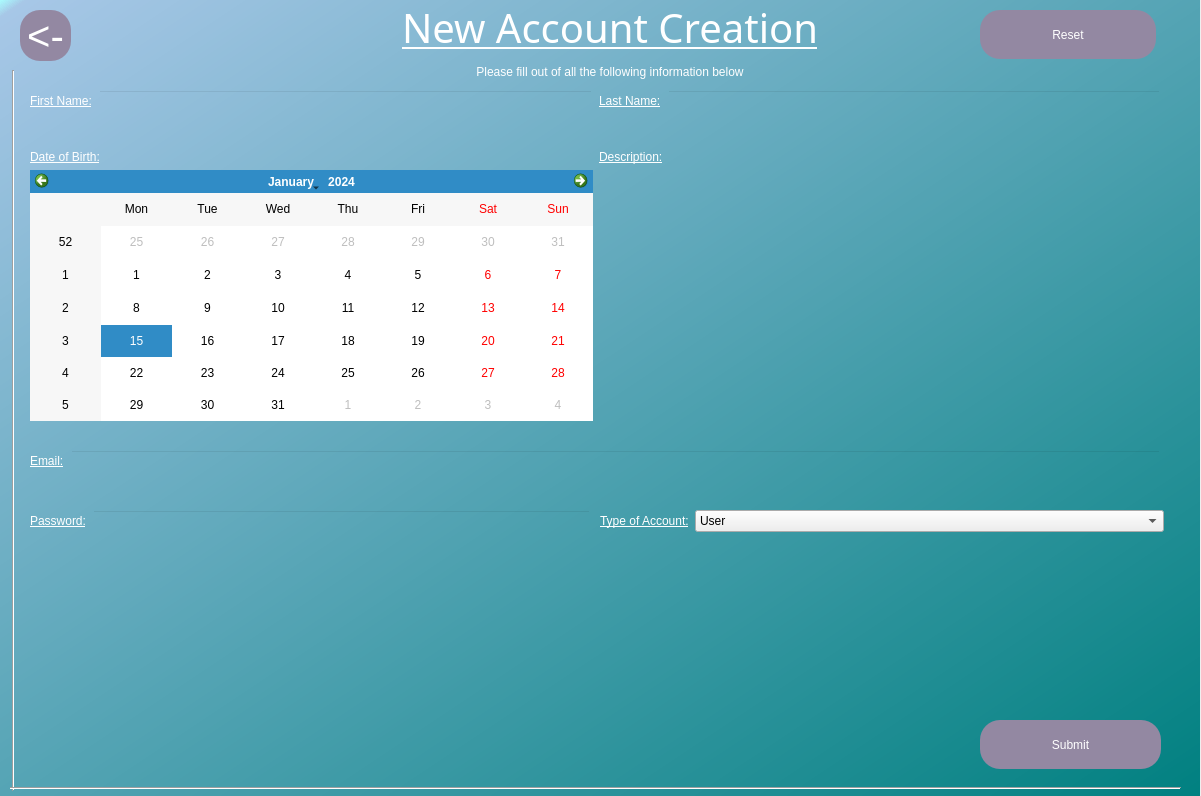
<?xml version="1.0" encoding="UTF-8"?>
<ui version="4.0">
 <class>Dialog</class>
 <widget class="QDialog" name="Dialog">
  <property name="geometry">
   <rect>
    <x>0</x>
    <y>0</y>
    <width>1201</width>
    <height>796</height>
   </rect>
  </property>
  <property name="windowTitle">
   <string>Dialog</string>
  </property>
  <widget class="QWidget" name="widget" native="true">
   <property name="geometry">
    <rect>
     <x>0</x>
     <y>0</y>
     <width>1200</width>
     <height>800</height>
    </rect>
   </property>
   <property name="styleSheet">
    <string notr="true">QWidget#widget{
background-color:qlineargradient(spread:pad, x1:0, y1:0, x2:1, y2:1, stop:0 rgba(170, 255, 255, 255), stop:0.0113636 rgba(167, 199, 231, 255), stop:1 rgba(0, 128, 128, 255))}</string>
   </property>
   <widget class="Line" name="line">
    <property name="geometry">
     <rect>
      <x>3</x>
      <y>70</y>
      <width>20</width>
      <height>721</height>
     </rect>
    </property>
    <property name="orientation">
     <enum>Qt::Vertical</enum>
    </property>
   </widget>
   <widget class="Line" name="line_2">
    <property name="geometry">
     <rect>
      <x>10</x>
      <y>780</y>
      <width>1171</width>
      <height>16</height>
     </rect>
    </property>
    <property name="orientation">
     <enum>Qt::Horizontal</enum>
    </property>
   </widget>
   <widget class="QLabel" name="SucessSubmitted">
    <property name="geometry">
     <rect>
      <x>40</x>
      <y>730</y>
      <width>931</width>
      <height>41</height>
     </rect>
    </property>
    <property name="font">
     <font>
      <family>Corbel</family>
      <pointsize>20</pointsize>
      <weight>50</weight>
      <italic>false</italic>
      <bold>false</bold>
     </font>
    </property>
    <property name="layoutDirection">
     <enum>Qt::RightToLeft</enum>
    </property>
    <property name="styleSheet">
     <string notr="true">font: 20pt &quot;Corbel&quot;;
color: black;</string>
    </property>
    <property name="text">
     <string/>
    </property>
    <property name="alignment">
     <set>Qt::AlignRight|Qt::AlignTrailing|Qt::AlignVCenter</set>
    </property>
   </widget>
   <widget class="QWidget" name="gridLayoutWidget">
    <property name="geometry">
     <rect>
      <x>30</x>
      <y>90</y>
      <width>1131</width>
      <height>51</height>
     </rect>
    </property>
    <layout class="QGridLayout" name="gridLayout">
     <item row="0" column="1">
      <layout class="QVBoxLayout" name="verticalLayout">
       <item>
        <layout class="QFormLayout" name="formLayout">
         <item row="0" column="0">
          <widget class="QLabel" name="label">
           <property name="styleSheet">
            <string notr="true">font: 20pt &quot;Corbel&quot;;
text-decoration: underline;
color: rgb(255,255,255);</string>
           </property>
           <property name="text">
            <string>First Name:</string>
           </property>
          </widget>
         </item>
         <item row="0" column="1">
          <widget class="QLineEdit" name="FirstName">
           <property name="styleSheet">
            <string notr="true">background-color: rgba(0,0,0,0);
font: 20pt &quot;Corbel&quot;;</string>
           </property>
          </widget>
         </item>
        </layout>
       </item>
      </layout>
     </item>
     <item row="0" column="2">
      <layout class="QVBoxLayout" name="verticalLayout_2">
       <item>
        <layout class="QFormLayout" name="formLayout_2">
         <item row="0" column="0">
          <widget class="QLabel" name="label_2">
           <property name="styleSheet">
            <string notr="true">font: 20pt &quot;Corbel&quot;;
text-decoration: underline;
color: rgb(255,255,255);</string>
           </property>
           <property name="text">
            <string>Last Name:</string>
           </property>
          </widget>
         </item>
         <item row="0" column="1">
          <widget class="QLineEdit" name="LastName">
           <property name="styleSheet">
            <string notr="true">background-color: rgba(0,0,0,0);
font: 20pt &quot;Corbel&quot;;</string>
           </property>
          </widget>
         </item>
        </layout>
       </item>
      </layout>
     </item>
    </layout>
   </widget>
   <widget class="QWidget" name="gridLayoutWidget_2">
    <property name="geometry">
     <rect>
      <x>30</x>
      <y>150</y>
      <width>1131</width>
      <height>271</height>
     </rect>
    </property>
    <layout class="QGridLayout" name="gridLayout_2">
     <item row="0" column="1">
      <layout class="QVBoxLayout" name="verticalLayout_3">
       <item>
        <widget class="QLabel" name="label_5">
         <property name="styleSheet">
          <string notr="true">font: 20pt &quot;Corbel&quot;;
text-decoration: underline;
color: rgb(255,255,255);</string>
         </property>
         <property name="text">
          <string>Description:</string>
         </property>
        </widget>
       </item>
       <item>
        <widget class="QPlainTextEdit" name="Description">
         <property name="styleSheet">
          <string notr="true">background-color: rgba(0,0,0,0);
font: 20pt &quot;Corbel&quot;;
</string>
         </property>
        </widget>
       </item>
      </layout>
     </item>
     <item row="0" column="0">
      <layout class="QVBoxLayout" name="verticalLayout_4">
       <item>
        <widget class="QLabel" name="label_7">
         <property name="styleSheet">
          <string notr="true">font: 20pt &quot;Corbel&quot;;
text-decoration: underline;
color: rgb(255,255,255);</string>
         </property>
         <property name="text">
          <string>Date of Birth:</string>
         </property>
        </widget>
       </item>
       <item>
        <widget class="QCalendarWidget" name="DOB"/>
       </item>
      </layout>
     </item>
    </layout>
   </widget>
   <widget class="QWidget" name="formLayoutWidget_3">
    <property name="geometry">
     <rect>
      <x>30</x>
      <y>450</y>
      <width>1131</width>
      <height>41</height>
     </rect>
    </property>
    <layout class="QFormLayout" name="formLayout_3">
     <item row="0" column="0">
      <widget class="QLabel" name="label_3">
       <property name="styleSheet">
        <string notr="true">font: 20pt &quot;Corbel&quot;;
text-decoration: underline;
color: rgb(255,255,255);</string>
       </property>
       <property name="text">
        <string>Email:</string>
       </property>
      </widget>
     </item>
     <item row="0" column="1">
      <widget class="QLineEdit" name="Email">
       <property name="styleSheet">
        <string notr="true">background-color: rgba(0,0,0,0);
font: 20pt &quot;Corbel&quot;;</string>
       </property>
      </widget>
     </item>
    </layout>
   </widget>
   <widget class="QWidget" name="verticalLayoutWidget_5">
    <property name="geometry">
     <rect>
      <x>390</x>
      <y>0</y>
      <width>440</width>
      <height>83</height>
     </rect>
    </property>
    <layout class="QVBoxLayout" name="verticalLayout_5">
     <item>
      <widget class="QLabel" name="WelcomeName">
       <property name="font">
        <font>
         <family>Corbel</family>
         <pointsize>30</pointsize>
         <weight>50</weight>
         <italic>false</italic>
         <bold>false</bold>
         <underline>true</underline>
        </font>
       </property>
       <property name="styleSheet">
        <string notr="true">font: 30pt &quot;Corbel&quot;;
text-decoration: underline;
color: rgb(255,255,255);</string>
       </property>
       <property name="text">
        <string>New Account Creation</string>
       </property>
       <property name="alignment">
        <set>Qt::AlignCenter</set>
       </property>
      </widget>
     </item>
     <item>
      <widget class="QLabel" name="label_9">
       <property name="styleSheet">
        <string notr="true">font: 16pt &quot;Corbel&quot;;

color: rgb(255,255,255);</string>
       </property>
       <property name="text">
        <string>Please fill out of all the following information below</string>
       </property>
       <property name="alignment">
        <set>Qt::AlignCenter</set>
       </property>
      </widget>
     </item>
    </layout>
   </widget>
   <widget class="QPushButton" name="ReturnButton">
    <property name="geometry">
     <rect>
      <x>20</x>
      <y>10</y>
      <width>51</width>
      <height>51</height>
     </rect>
    </property>
    <property name="styleSheet">
     <string notr="true">border-radius: 20px;
font: 30pt;
color: rgb(255,255,255);
background-color: rgb(147, 136, 162)</string>
    </property>
    <property name="text">
     <string>&lt;-</string>
    </property>
   </widget>
   <widget class="QPushButton" name="ResetButton">
    <property name="geometry">
     <rect>
      <x>980</x>
      <y>10</y>
      <width>176</width>
      <height>49</height>
     </rect>
    </property>
    <property name="styleSheet">
     <string notr="true">border-radius: 20px;
font: 30pt &quot;Corbel&quot;;
color: rgb(255,255,255);
background-color: rgb(147, 136, 162)</string>
    </property>
    <property name="text">
     <string>Reset</string>
    </property>
   </widget>
   <widget class="QPushButton" name="SubmitButton">
    <property name="geometry">
     <rect>
      <x>980</x>
      <y>720</y>
      <width>181</width>
      <height>49</height>
     </rect>
    </property>
    <property name="styleSheet">
     <string notr="true">border-radius: 20px;
font: 30pt &quot;Corbel&quot;;
color: rgb(255,255,255);
background-color: rgb(147, 136, 162)</string>
    </property>
    <property name="text">
     <string>Submit</string>
    </property>
   </widget>
   <widget class="QWidget" name="formLayoutWidget_4">
    <property name="geometry">
     <rect>
      <x>30</x>
      <y>510</y>
      <width>561</width>
      <height>41</height>
     </rect>
    </property>
    <layout class="QFormLayout" name="formLayout_4">
     <item row="0" column="0">
      <widget class="QLabel" name="label_4">
       <property name="styleSheet">
        <string notr="true">font: 20pt &quot;Corbel&quot;;
text-decoration: underline;
color: rgb(255,255,255);</string>
       </property>
       <property name="text">
        <string>Password:</string>
       </property>
      </widget>
     </item>
     <item row="0" column="1">
      <widget class="QLineEdit" name="Password">
       <property name="styleSheet">
        <string notr="true">background-color: rgba(0,0,0,0);
font: 20pt &quot;Corbel&quot;;</string>
       </property>
      </widget>
     </item>
    </layout>
   </widget>
   <widget class="QWidget" name="formLayoutWidget_5">
    <property name="geometry">
     <rect>
      <x>600</x>
      <y>510</y>
      <width>564</width>
      <height>41</height>
     </rect>
    </property>
    <layout class="QFormLayout" name="formLayout_5">
     <item row="0" column="0">
      <widget class="QLabel" name="label_8">
       <property name="styleSheet">
        <string notr="true">font: 20pt &quot;Corbel&quot;;
text-decoration: underline;
color: rgb(255,255,255);</string>
       </property>
       <property name="text">
        <string>Type of Account:</string>
       </property>
      </widget>
     </item>
     <item row="0" column="1">
      <widget class="QComboBox" name="TypeSelection">
       <property name="styleSheet">
        <string notr="true">font: 20pt &quot;Corbel&quot;;
color: black;

</string>
       </property>
       <item>
        <property name="text">
         <string>User</string>
        </property>
       </item>
       <item>
        <property name="text">
         <string>Practitioner</string>
        </property>
       </item>
      </widget>
     </item>
    </layout>
   </widget>
  </widget>
 </widget>
 <tabstops>
  <tabstop>FirstName</tabstop>
  <tabstop>LastName</tabstop>
  <tabstop>DOB</tabstop>
  <tabstop>Description</tabstop>
  <tabstop>Email</tabstop>
  <tabstop>Password</tabstop>
  <tabstop>TypeSelection</tabstop>
  <tabstop>SubmitButton</tabstop>
  <tabstop>ResetButton</tabstop>
  <tabstop>ReturnButton</tabstop>
 </tabstops>
 <resources/>
 <connections/>
</ui>
